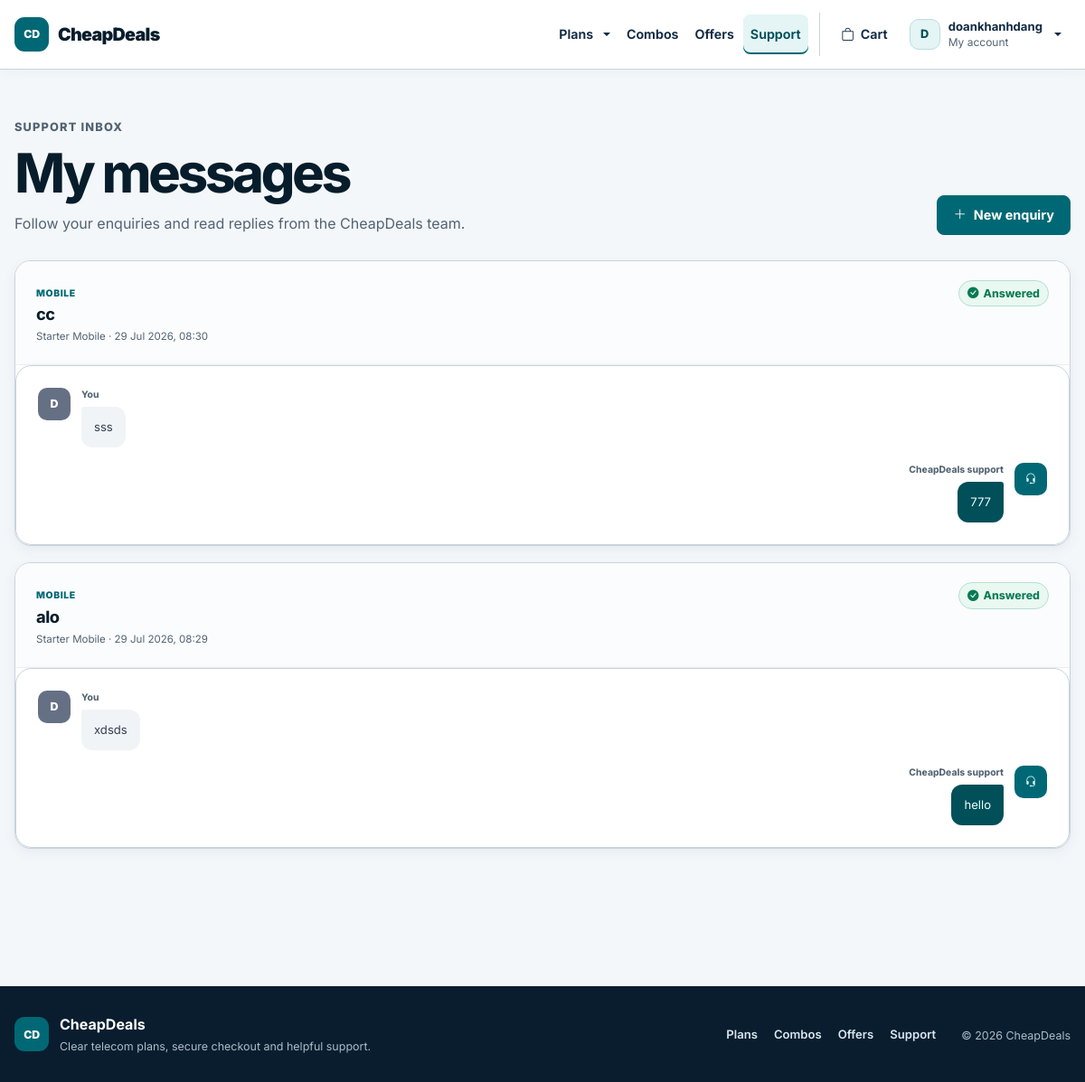
/COMP1807/cheapdeals/public/messages (signed in), run on the app's committed database.
### tables this page shows
CREATE TABLE `enquiries` (
  `id` int(11) NOT NULL,
  `user_id` int(11) DEFAULT NULL,
  `package_id` int(11) DEFAULT NULL,
  `subject` varchar(255) DEFAULT NULL,
  `message` text DEFAULT NULL,
  `reply` text DEFAULT NULL,
  `status` enum('Pending','Answered') DEFAULT 'Pending',
  `created_at` timestamp NOT NULL DEFAULT current_timestamp()
);

CREATE TABLE `packages` (
  `id` int(11) NOT NULL,
  `package_name` varchar(100) DEFAULT NULL,
  `category` enum('Mobile','Broadband','Tablet') DEFAULT NULL,
  `price` decimal(10,2) DEFAULT NULL,
  `minutes` int(11) DEFAULT NULL,
  `sms` int(11) DEFAULT NULL,
  `data_gb` int(11) DEFAULT NULL,
  `description` text DEFAULT NULL,
  `stock` int(11) DEFAULT 100,
  `image` varchar(255) DEFAULT NULL,
  `is_active` tinyint(1) NOT NULL DEFAULT 1
);

### app/core/Controller.php (called while the page is built, shortened)
<?php
class Controller
{
    protected function view(string $view, array $data = []): void
    {
        extract($data);
        require APP_ROOT . '/views/layout/header.php';
        require APP_ROOT . '/views/layout/navbar.php';
        require APP_ROOT . '/views/' . $view . '.php';
        require APP_ROOT . '/views/layout/footer.php';
    }
    protected function currentCustomer(): ?array
    {
        return $_SESSION['customer'] ?? null;
    }
}

### app/controllers/CustomerController.php (called while the page is built, shortened)
<?php
class CustomerController extends Controller
{
    private function requireCustomer(): array
    {
        $customer = $this->currentCustomer();
        return $customer;
    }
    public function messages(): void
    {
        $customer = $this->requireCustomer();
        $this->view('customer/messages', [
            'title' => 'My messages',
            'customer' => $customer,
            'enquiries' => (new Enquiry($this->db))->forUser(
                (int) $customer['id']
            ),
        ]);
    }
}

### app/core/Router.php (called while the page is built, shortened)
<?php
class Router
{
    private array $routes = [];
    public function get(string $path, array $handler): void
    {
        $this->routes['GET'][$this->normalize($path)] = $handler;
    }
    public function post(string $path, array $handler): void
    {
        $this->routes['POST'][$this->normalize($path)] = $handler;
    }
    public function dispatch(): void
    {
        $path = $this->normalize((string) parse_url($_SERVER['REQUEST_URI'], PHP_URL_PATH));
        $base = $this->normalize(BASE_PATH);
        if ($base !== '/' && str_starts_with($path, $base)) {
            $path = $this->normalize(substr($path, strlen($base)));
        }
        $method = $_SERVER['REQUEST_METHOD'] ?? 'GET';
        $handler = $this->routes[$method][$path] ?? null;
        [$controller, $action] = $handler;
        (new $controller())->$action();
    }
    private function normalize(string $path): string
    {
        $path = '/' . trim($path, '/');
        return $path === '//' ? '/' : $path;
    }
}

### public/index.php (called while the page is built, shortened)
<?php
require_once __DIR__ . '/../app/config/config.php';
require_once APP_ROOT . '/core/Database.php';
require_once APP_ROOT . '/core/Controller.php';
require_once APP_ROOT . '/core/Router.php';
$router = new Router();
$router->get('/', [PackageController::class, 'index']);
$router->get('/packages', [PackageController::class, 'index']);
$router->get('/package', [PackageController::class, 'detail']);
$router->get('/combos', [DealController::class, 'index']);
$router->get('/combo', [DealController::class, 'detail']);
$router->get('/offers', [OfferController::class, 'index']);
$router->get('/enquiry', [EnquiryController::class, 'create']);
$router->post('/enquiry', [EnquiryController::class, 'store']);
$router->get('/messages', [CustomerController::class, 'messages']);
$router->get('/checkout', [OrderController::class, 'checkout']);
$router->post('/checkout', [OrderController::class, 'store']);
$router->get('/order/success', [OrderController::class, 'success']);
$router->post('/cart/add', [CartController::class, 'add']);
$router->post('/cart/add-deal', [CartController::class, 'addDeal']);
$router->post('/cart/update', [CartController::class, 'update']);
$router->post('/cart/remove', [CartController::class, 'remove']);
$router->get('/payment', [PaymentController::class, 'payment']);
$router->post('/payment', [PaymentController::class, 'store']);
$router->get('/login', [AuthController::class, 'login']);
$router->post('/login', [AuthController::class, 'authenticate']);
$router->get(
    '/forgot-password',
    [AuthController::class, 'forgotPassword']
);
$router->post(
    '/forgot-password/verify',
    [AuthController::class, 'verifyResetAccount']
);
$router->post(
    '/forgot-password/reset',
    [AuthController::class, 'resetPassword']
);
$router->get('/register', [AuthController::class, 'register']);
$router->post('/register', [AuthController::class, 'store']);
$router->get(
    '/register/success',
    [AuthController::class, 'registrationSuccess']
);
$router->get('/logout', [AuthController::class, 'logout']);
$router->post('/logout', [AuthController::class, 'logout']);
$router->get('/account', [CustomerController::class, 'account']);
$router->get('/bill', [CustomerController::class, 'bill']);
$router->get('/subscription', [CustomerController::class, 'subscription']);
$router->post('/subscription/update', [CustomerController::class, 'updateSubscription']);
$router->get('/profile', [CustomerController::class, 'profile']);
$router->post('/profile', [CustomerController::class, 'update']);
$router->post(
    '/profile/payment',
    [CustomerController::class, 'updatePayment']
);
$router->post(
    '/profile/password',
    [CustomerController::class, 'changePassword']
);
$router->get('/crm', [CRMController::class, 'dashboard']);
$router->get('/crm/packages', [CRMController::class, 'packages']);
$router->get('/crm/orders', [CRMController::class, 'orders']);
$router->get('/crm/subscription-changes', [CRMController::class, 'subscriptionChanges']);
$router->get('/crm/customers', [CRMController::class, 'customers']);
$router->post('/crm/customers/create', [CRMController::class, 'createCustomer']);
$router->get('/crm/customer', [CRMController::class, 'customerDetail']);
$router->get('/crm/records', [CRMController::class, 'records']);
$router->get('/crm/record', [CRMController::class, 'recordDetail']);
$router->get('/crm/telephone-order', [CRMController::class, 'telephoneOrder']);
$router->post('/crm/telephone-order/verify', [CRMController::class, 'verifyTelephoneCustomer']);
$router->post('/crm/telephone-order/create-customer', [CRMController::class, 'createTelephoneCustomer']);
$router->post('/crm/telephone-order/place', [CRMController::class, 'placeTelephoneOrder']);
$router->post('/crm/telephone-order/cancel', [CRMController::class, 'cancelTelephoneOrder']);
$router->get('/crm/enquiries', [CRMController::class, 'enquiries']);
$router->get('/crm/enquiries/customer', [CRMController::class, 'customerEnquiries']);
$router->post('/crm/enquiries/reply', [CRMController::class, 'replyEnquiry']);
$router->get('/crm/package/add', [CRMController::class, 'addPackage']);
$router->get('/crm/package/edit', [CRMController::class, 'editPackage']);
$router->post('/crm/package/save', [CRMController::class, 'savePackage']);
$router->post('/crm/package/delete', [CRMController::class, 'deletePackage']);
$router->post('/crm/package/reactivate', [CRMController::class, 'reactivatePackage']);
$router->get('/crm/offers', [AdminOfferController::class, 'index']);
$router->get('/crm/offer/add', [AdminOfferController::class, 'add']);
$router->get('/crm/offer/edit', [AdminOfferController::class, 'edit']);
$router->post('/crm/offer/save', [AdminOfferController::class, 'save']);
$router->post('/crm/offer/archive', [AdminOfferController::class, 'archive']);
$router->post('/crm/offer/reactivate', [AdminOfferController::class, 'reactivate']);
$router->post(
    '/profile/payment/add',
    [CustomerController::class, 'addPaymentMethod']
);
$router->post(
    '/profile/payment/verify',
    [CustomerController::class, 'verifyPaymentMethod']
);
$router->post(
    '/profile/payment/delete',
    [CustomerController::class, 'deletePaymentMethod']
);
$router->post(
    '/profile/payment/default',
    [CustomerController::class, 'setDefaultPaymentMethod']
);
$router->dispatch();

### app/config/config.php (called while the page is built, shortened)
<?php
function url(string $path = ''): string
{
    $path = '/' . ltrim($path, '/');
    return (BASE_PATH ?: '') . ($path === '/' ? '/' : $path);
}
function e(?string $value): string
{
    return htmlspecialchars((string) $value, ENT_QUOTES, 'UTF-8');
}

### app/core/Database.php (called while the page is built, shortened)
<?php
class Database
{
    private PDO $pdo;
    public function __construct()
    {
        $dsn = 'mysql:host=' . DB_HOST . ';dbname=' . DB_NAME . ';charset=utf8mb4';
        $this->pdo = new PDO($dsn, DB_USER, DB_PASS, [
            PDO::ATTR_ERRMODE => PDO::ERRMODE_EXCEPTION,
            PDO::ATTR_DEFAULT_FETCH_MODE => PDO::FETCH_ASSOC,
        ]);
    }
    public function fetchAll(string $sql, array $params = []): array
    {
        $stmt = $this->pdo->prepare($sql);
        $stmt->execute($params);
        return $stmt->fetchAll();
    }
    public function execute(string $sql, array $params = []): bool
    {
        $stmt = $this->pdo->prepare($sql);
        return $stmt->execute($params);
    }
}

### app/models/Enquiry.php (called while the page is built, shortened)
<?php
class Enquiry
{
    public function forUser(int $userId): array
    {
        return $this->db->fetchAll(
            'SELECT enquiries.*, packages.package_name, packages.category
             FROM enquiries
             LEFT JOIN packages ON packages.id = enquiries.package_id
             WHERE enquiries.user_id = ?
             ORDER BY enquiries.id DESC',
            [$userId]
        );
    }
}

### app/views/customer/messages.php (the view, shortened to what this page needs)
<section class="messages-page">
    <header class="messages-heading">
        <div>
            <p class="eyebrow">Support inbox</p>
            <h1>My messages</h1>
            <p>Follow your enquiries and read replies from the CheapDeals team.</p>
        </div>
        <a class="btn primary" href="<?= url('/enquiry') ?>">
            <i class="bi bi-plus-lg"></i> New enquiry
        </a>
    </header>
    <?php if ($enquiries): ?>
        <div class="conversation-list">
            <?php foreach ($enquiries as $enquiry): ?>
                <article class="conversation-card">
                    <header>
                        <div>
                            <span class="conversation-category"><?= e($enquiry['category'] ?? 'Support') ?></span>
                            <h2><?= e($enquiry['subject']) ?></h2>
                            <p>
                                <?= e($enquiry['package_name'] ?? 'General enquiry') ?>
                                · <?= e(date('d M Y, H:i', strtotime($enquiry['created_at']))) ?>
                            </p>
                        </div>
                        <span class="message-status <?= $enquiry['status'] === 'Answered' ? 'is-answered' : '' ?>">
                            <i class="bi <?= $enquiry['status'] === 'Answered' ? 'bi-check-circle-fill' : 'bi-hourglass-split' ?>"></i>
                            <?= e($enquiry['status']) ?>
                        </span>
                    </header>
                    <div class="message-thread">
                        <div class="message-bubble customer-bubble">
                            <div class="message-avatar">
                                <?= e(strtoupper(substr($customer['full_name'], 0, 1))) ?>
                            </div>
                            <div>
                                <span>You</span>
                                <p><?= nl2br(e($enquiry['message'])) ?></p>
                            </div>
                        </div>
                        <?php if (!empty($enquiry['reply'])): ?>
                            <div class="message-bubble admin-bubble">
                                <div class="message-avatar"><i class="bi bi-headset"></i></div>
                                <div>
                                    <span>CheapDeals support</span>
                                    <p><?= nl2br(e($enquiry['reply'])) ?></p>
                                </div>
                            </div>
                        <?php endif; ?>
                    </div>
                </article>
            <?php endforeach; ?>
        </div>
    <?php endif; ?>
</section>

### public/css/clean-system.css (style rules this page uses)
:root { --cd-ink: #102a43; --cd-ink-strong: #071d2b; --cd-muted: #526372; --cd-subtle: #667788; --cd-border: #c8d3dc; --cd-border-strong: #71869a; --cd-canvas: #f4f7fa; --cd-surface: #ffffff; --cd-surface-soft: #edf5f6; --cd-primary: #006874; --cd-primary-hover: #004f59; --cd-primary-soft: #e5f4f5; --cd-accent: #f4bf3a; --cd-success: #087a55; --cd-success-soft: #e9f8f1; --cd-warning: #8f6100; --cd-warning-soft: #fff7dc; --cd-danger: #b42318; --cd-danger-hover: #8f1b13; --cd-danger-soft: #fff0ee; --cd-info: #175cd3; --cd-info-soft: #eef4ff; --cd-radius-sm: 8px; --cd-radius: 12px; --cd-radius-lg: 18px; --cd-shadow-sm: 0 4px 14px rgba(16, 42, 67, .06); --cd-shadow: 0 16px 40px rgba(16, 42, 67, .09); --cd-focus: 0 0 0 3px rgba(0, 104, 116, .24); --cd-content: 1180px; --cd-measure: 68ch; --ink: var(--cd-ink); --muted: var(--cd-muted); --line: var(--cd-border); --paper: var(--cd-surface); --soft: var(--cd-canvas); --brand: var(--cd-primary); --brand-dark: var(--cd-primary-hover); --primary: var(--cd-primary); --primary-dark: var(--cd-primary-hover); --danger: var(--cd-danger); }
html { color-scheme: light; scroll-padding-top: 92px; }
body { min-width: 320px; color: var(--cd-ink); background: var(--cd-canvas); font-family: "Inter", system-ui, -apple-system, BlinkMacSystemFont, "Segoe UI", sans-serif; font-size: 1rem; line-height: 1.55; text-rendering: optimizeLegibility; }
body, button, input, select, textarea { font-family: inherit; }
h1, h2, h3, h4 { color: var(--cd-ink-strong); font-weight: 750; letter-spacing: -.025em; }
p { text-wrap: pretty; }
a { color: var(--cd-primary-hover); text-underline-offset: .2em; }
:where(a, button, input, select, textarea, summary, [tabindex]):focus-visible { outline: 3px solid rgba(0, 104, 116, .55); outline-offset: 3px; box-shadow: none; }
.eyebrow { margin-bottom: 8px; color: var(--cd-primary-hover); font-size: .8rem; font-weight: 800; letter-spacing: .09em; text-transform: uppercase; }
.btn, button.btn, a.btn, .premium-pay-button { display: inline-flex; min-height: 44px; gap: 8px; align-items: center; justify-content: center; padding: 9px 17px; color: var(--cd-primary-hover); background: #fff; border: 1px solid var(--cd-border-strong); border-radius: var(--cd-radius-sm); box-shadow: none; font-size: .9rem; font-weight: 700; line-height: 1.25; text-decoration: none; transition: color .16s ease, background-color .16s ease, border-color .16s ease, transform .16s ease; }
.btn.primary, .btn.btn-primary, .premium-pay-button { color: #fff; background: var(--cd-primary); border-color: var(--cd-primary); }
.hero, .detail-hero, .section, .form-layout, .trust-strip, .admin-hero, .messages-page, .receipt-page, .package-editor-page, .telephone-order-page, .combo-hero { width: min(100% - 32px, var(--cd-content)); margin-right: auto; margin-left: auto; }
.status-pill, .message-status, .stock-pill, .crm-role-badge, .crm-order-status, .visa-check-table-status { display: inline-flex; min-height: 28px; gap: 5px; align-items: center; padding: 4px 9px; color: var(--cd-primary-hover); background: var(--cd-primary-soft); border-radius: 999px; font-size: .78rem; font-weight: 750; white-space: nowrap; }
.status-pill.is-success, .message-status.is-answered, .visa-check-table-status { color: var(--cd-success); background: var(--cd-success-soft); border: 1px solid #b4dfcd; }
.admin-customer-inbox, .message-thread, .conversation-card, .admin-message-card { background: #fff; border: 1px solid var(--cd-border); border-radius: var(--cd-radius-lg); box-shadow: var(--cd-shadow-sm); }

### data on the page
enquiries: package.category "MOBILE", subject "cc", package.package_name "Starter Mobile", created_at "29 Jul 2026, 08:30", status "Answered", message "sss", reply "777"
enquiries: package.category "MOBILE", subject "alo", package.package_name "Starter Mobile", created_at "29 Jul 2026, 08:29", status "Answered", message "xdsds", reply "hello"

### other printed values
substr((string) $navCustomer['full_name'], 0, 1) "D"
$navCustomer['full_name'] "doankhanhdang"
